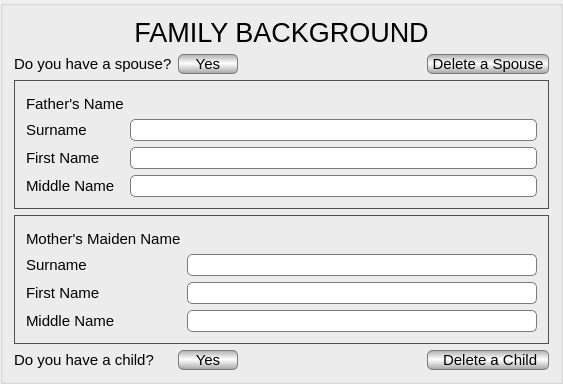
        <widget class="QGroupBox" name="familyBgBox">
         <property name="styleSheet">
          <string notr="true">QWidget#familyBgBox{
	border: 2px solid #4f5053;
}</string>
         </property>
         <property name="title">
          <string/>
         </property>
         <layout class="QGridLayout" name="gridLayout_8">
          <item row="7" column="1">
           <widget class="QPushButton" name="addChild">
            <property name="font">
             <font>
              <family>Segoe UI</family>
              <pointsize>11</pointsize>
             </font>
            </property>
            <property name="styleSheet">
             <string notr="true">border: 1px solid #7a7a7a;
border-radius: 5px;
background-color: qlineargradient(spread:reflect, x1:1, y1:1, x2:1, y2:0.469, stop:0 rgba(165, 165, 165, 255), stop:1 rgba(255, 255, 255, 255));</string>
            </property>
            <property name="text">
             <string>Yes</string>
            </property>
           </widget>
          </item>
          <item row="2" column="1" rowspan="2">
           <widget class="QPushButton" name="addSpouse">
            <property name="font">
             <font>
              <family>Segoe UI</family>
              <pointsize>11</pointsize>
             </font>
            </property>
            <property name="styleSheet">
             <string notr="true">border: 1px solid #7a7a7a;
selection-color: qlineargradient(spread:reflect, x1:1, y1:1, x2:1, y2:0.469, stop:0 rgba(210, 210, 210, 255), stop:1 rgba(255, 255, 255, 255));
selection-background-color: qlineargradient(spread:reflect, x1:1, y1:1, x2:1, y2:0.469, stop:0 rgba(210, 210, 210, 255), stop:1 rgba(255, 255, 255, 255));
border-radius: 5px;
background-color: qlineargradient(spread:reflect, x1:1, y1:1, x2:1, y2:0.469, stop:0 rgba(165, 165, 165, 255), stop:1 rgba(255, 255, 255, 255));</string>
            </property>
            <property name="text">
             <string>    Yes    </string>
            </property>
           </widget>
          </item>
          <item row="7" column="0">
           <widget class="QLabel" name="anotherChild">
            <property name="font">
             <font>
              <family>Segoe UI</family>
              <pointsize>11</pointsize>
             </font>
            </property>
            <property name="text">
             <string>Do you have a child?</string>
            </property>
           </widget>
          </item>
          <item row="7" column="3">
           <widget class="QPushButton" name="deleteChild">
            <property name="font">
             <font>
              <family>Segoe UI</family>
              <pointsize>11</pointsize>
             </font>
            </property>
            <property name="styleSheet">
             <string notr="true">border: 1px solid #7a7a7a;
selection-background-color: qlineargradient(spread:reflect, x1:1, y1:1, x2:1, y2:0.469, stop:0 rgba(210, 210, 210, 255), stop:1 rgba(255, 255, 255, 255));
border-radius: 5px;
background-color: qlineargradient(spread:reflect, x1:1, y1:1, x2:1, y2:0.469, stop:0 rgba(165, 165, 165, 255), stop:1 rgba(255, 255, 255, 255));
selection-color: qlineargradient(spread:reflect, x1:1, y1:1, x2:1, y2:0.469, stop:0 rgba(210, 210, 210, 255), stop:1 rgba(255, 255, 255, 255));</string>
            </property>
            <property name="text">
             <string> Delete a Child</string>
            </property>
           </widget>
          </item>
          <item row="2" column="0" rowspan="2">
           <widget class="QLabel" name="anotherSpouseLabel">
            <property name="font">
             <font>
              <family>Segoe UI</family>
              <pointsize>11</pointsize>
             </font>
            </property>
            <property name="text">
             <string>Do you have a spouse?</string>
            </property>
           </widget>
          </item>
          <item row="2" column="3" rowspan="2">
           <widget class="QPushButton" name="deleteSpouseB">
            <property name="font">
             <font>
              <family>Segoe UI</family>
              <pointsize>11</pointsize>
             </font>
            </property>
            <property name="styleSheet">
             <string notr="true">border: 1px solid #7a7a7a;
selection-background-color: qlineargradient(spread:reflect, x1:1, y1:1, x2:1, y2:0.469, stop:0 rgba(210, 210, 210, 255), stop:1 rgba(255, 255, 255, 255));
border-radius: 5px;
background-color: qlineargradient(spread:reflect, x1:1, y1:1, x2:1, y2:0.469, stop:0 rgba(165, 165, 165, 255), stop:1 rgba(255, 255, 255, 255));
selection-color: qlineargradient(spread:reflect, x1:1, y1:1, x2:1, y2:0.469, stop:0 rgba(210, 210, 210, 255), stop:1 rgba(255, 255, 255, 255));</string>
            </property>
            <property name="text">
             <string> Delete a Spouse </string>
            </property>
           </widget>
          </item>
          <item row="0" column="0" colspan="4">
           <widget class="QLabel" name="label_28">
            <property name="font">
             <font>
              <family>Segoe UI</family>
              <pointsize>20</pointsize>
             </font>
            </property>
            <property name="text">
             <string>FAMILY BACKGROUND</string>
            </property>
            <property name="alignment">
             <set>Qt::AlignCenter</set>
            </property>
           </widget>
          </item>
          <item row="7" column="2">
           <spacer name="horizontalSpacer_2">
            <property name="orientation">
             <enum>Qt::Horizontal</enum>
            </property>
            <property name="sizeHint" stdset="0">
             <size>
              <width>177</width>
              <height>20</height>
             </size>
            </property>
           </spacer>
          </item>
          <item row="3" column="2">
           <spacer name="horizontalSpacer">
            <property name="orientation">
             <enum>Qt::Horizontal</enum>
            </property>
            <property name="sizeHint" stdset="0">
             <size>
              <width>40</width>
              <height>20</height>
             </size>
            </property>
           </spacer>
          </item>
          <item row="1" column="0" colspan="4">
           <layout class="QFormLayout" name="spouselayout"/>
          </item>
          <item row="4" column="0" colspan="4">
           <widget class="QGroupBox" name="parentsBox">
            <property name="styleSheet">
             <string notr="true">QWidget#parentsBox{
	border: 1px solid #4f5053;
}</string>
            </property>
            <property name="title">
             <string/>
            </property>
            <layout class="QGridLayout" name="gridLayout_5">
             <item row="0" column="0" colspan="2">
              <widget class="QLabel" name="label_31">
               <property name="font">
                <font>
                 <family>Segoe UI</family>
                 <pointsize>11</pointsize>
                </font>
               </property>
               <property name="text">
                <string>Father's Name</string>
               </property>
              </widget>
             </item>
             <item row="1" column="0" colspan="2">
              <widget class="QLabel" name="label_32">
               <property name="font">
                <font>
                 <family>Segoe UI</family>
                 <pointsize>11</pointsize>
                </font>
               </property>
               <property name="text">
                <string>Surname</string>
               </property>
              </widget>
             </item>
             <item row="1" column="2">
              <widget class="QLineEdit" name="fatherSurnameEdit">
               <property name="font">
                <font>
                 <family>Segoe UI</family>
                 <pointsize>11</pointsize>
                </font>
               </property>
               <property name="styleSheet">
                <string notr="true">border: 1px solid #7a7a7a;
border-radius: 5px;</string>
               </property>
               <property name="text">
                <string/>
               </property>
              </widget>
             </item>
             <item row="2" column="0">
              <widget class="QLabel" name="label_33">
               <property name="font">
                <font>
                 <family>Segoe UI</family>
                 <pointsize>11</pointsize>
                </font>
               </property>
               <property name="text">
                <string>First Name</string>
               </property>
              </widget>
             </item>
             <item row="3" column="0" colspan="2">
              <widget class="QLabel" name="label_34">
               <property name="font">
                <font>
                 <family>Segoe UI</family>
                 <pointsize>11</pointsize>
                </font>
               </property>
               <property name="text">
                <string>Middle Name</string>
               </property>
              </widget>
             </item>
             <item row="3" column="2">
              <widget class="QLineEdit" name="fatherMiddleNameEdit">
               <property name="font">
                <font>
                 <family>Segoe UI</family>
                 <pointsize>11</pointsize>
                </font>
               </property>
               <property name="styleSheet">
                <string notr="true">border: 1px solid #7a7a7a;
border-radius: 5px;</string>
               </property>
               <property name="text">
                <string/>
               </property>
              </widget>
             </item>
             <item row="2" column="2">
              <widget class="QLineEdit" name="fatherFirstNameEdit">
               <property name="font">
                <font>
                 <family>Segoe UI</family>
                 <pointsize>11</pointsize>
                </font>
               </property>
               <property name="styleSheet">
                <string notr="true">border: 1px solid #7a7a7a;
border-radius: 5px;</string>
               </property>
               <property name="text">
                <string/>
               </property>
              </widget>
             </item>
            </layout>
           </widget>
          </item>
          <item row="5" column="0" colspan="4">
           <widget class="QGroupBox" name="parentsBox2">
            <property name="styleSheet">
             <string notr="true">QWidget#parentsBox2{
	border: 1px solid #4f5053;
}</string>
            </property>
            <property name="title">
             <string/>
            </property>
            <layout class="QGridLayout" name="gridLayout_7">
             <item row="0" column="0" colspan="2">
              <widget class="QLabel" name="label_35">
               <property name="font">
                <font>
                 <family>Segoe UI</family>
                 <pointsize>11</pointsize>
                </font>
               </property>
               <property name="text">
                <string>Mother's Maiden Name</string>
               </property>
              </widget>
             </item>
             <item row="1" column="0" colspan="2">
              <widget class="QLabel" name="label_36">
               <property name="font">
                <font>
                 <family>Segoe UI</family>
                 <pointsize>11</pointsize>
                </font>
               </property>
               <property name="text">
                <string>Surname</string>
               </property>
              </widget>
             </item>
             <item row="1" column="2">
              <widget class="QLineEdit" name="motherSurnameEdit">
               <property name="font">
                <font>
                 <family>Segoe UI</family>
                 <pointsize>11</pointsize>
                </font>
               </property>
               <property name="styleSheet">
                <string notr="true">border: 1px solid #7a7a7a;
border-radius: 5px;</string>
               </property>
               <property name="text">
                <string/>
               </property>
              </widget>
             </item>
             <item row="2" column="0">
              <widget class="QLabel" name="label_37">
               <property name="font">
                <font>
                 <family>Segoe UI</family>
                 <pointsize>11</pointsize>
                </font>
               </property>
               <property name="text">
                <string>First Name</string>
               </property>
              </widget>
             </item>
             <item row="3" column="0" colspan="2">
              <widget class="QLabel" name="label_38">
               <property name="font">
                <font>
                 <family>Segoe UI</family>
                 <pointsize>11</pointsize>
                </font>
               </property>
               <property name="text">
                <string>Middle Name</string>
               </property>
              </widget>
             </item>
             <item row="3" column="2">
              <widget class="QLineEdit" name="motherMiddleNameEdit">
               <property name="font">
                <font>
                 <family>Segoe UI</family>
                 <pointsize>11</pointsize>
                </font>
               </property>
               <property name="styleSheet">
                <string notr="true">border: 1px solid #7a7a7a;
border-radius: 5px;</string>
               </property>
               <property name="text">
                <string/>
               </property>
              </widget>
             </item>
             <item row="2" column="2">
              <widget class="QLineEdit" name="motherFirstNameEdit">
               <property name="font">
                <font>
                 <family>Segoe UI</family>
                 <pointsize>11</pointsize>
                </font>
               </property>
               <property name="styleSheet">
                <string notr="true">border: 1px solid #7a7a7a;
border-radius: 5px;</string>
               </property>
               <property name="text">
                <string/>
               </property>
              </widget>
             </item>
            </layout>
           </widget>
          </item>
          <item row="6" column="0" colspan="4">
           <layout class="QFormLayout" name="childrenLayout"/>
          </item>
         </layout>
        </widget>
